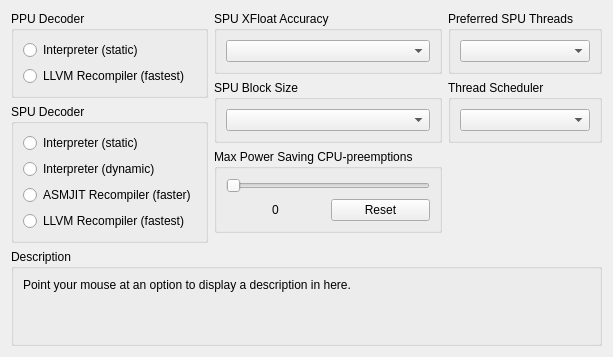
      <widget class="QWidget" name="coreTab">
       <attribute name="title">
        <string>CPU</string>
       </attribute>
       <layout class="QVBoxLayout" name="coreTabLayout" stretch="0,1,0">
        <item>
         <layout class="QHBoxLayout" name="coreTabItemLayout">
          <item>
           <layout class="QVBoxLayout" name="coreTabLeftLayout">
            <item>
             <widget class="QGroupBox" name="gb_ppu">
              <property name="title">
               <string>PPU Decoder</string>
              </property>
              <layout class="QVBoxLayout" name="ppu_layout">
               <item>
                <widget class="QRadioButton" name="ppu__static">
                 <property name="text">
                  <string notr="true">Interpreter (static)</string>
                 </property>
                </widget>
               </item>
               <item>
                <widget class="QRadioButton" name="ppu_llvm">
                 <property name="text">
                  <string notr="true">LLVM Recompiler (fastest)</string>
                 </property>
                </widget>
               </item>
              </layout>
             </widget>
            </item>
            <item>
             <widget class="QGroupBox" name="gb_spu">
              <property name="title">
               <string>SPU Decoder</string>
              </property>
              <layout class="QVBoxLayout" name="spu_layout">
               <item>
                <widget class="QRadioButton" name="spu__static">
                 <property name="text">
                  <string notr="true">Interpreter (static)</string>
                 </property>
                </widget>
               </item>
               <item>
                <widget class="QRadioButton" name="spu_dynamic">
                 <property name="text">
                  <string notr="true">Interpreter (dynamic)</string>
                 </property>
                </widget>
               </item>
               <item>
                <widget class="QRadioButton" name="spu_asmjit">
                 <property name="text">
                  <string notr="true">ASMJIT Recompiler (faster)</string>
                 </property>
                </widget>
               </item>
               <item>
                <widget class="QRadioButton" name="spu_llvm">
                 <property name="text">
                  <string notr="true">LLVM Recompiler (fastest)</string>
                 </property>
                </widget>
               </item>
              </layout>
             </widget>
            </item>
            <item>
             <spacer name="coreTabLeftLayoutSpacer">
              <property name="orientation">
               <enum>Qt::Orientation::Vertical</enum>
              </property>
              <property name="sizeType">
               <enum>QSizePolicy::Policy::MinimumExpanding</enum>
              </property>
              <property name="sizeHint" stdset="0">
               <size>
                <width>0</width>
                <height>0</height>
               </size>
              </property>
             </spacer>
            </item>
           </layout>
          </item>
          <item>
           <layout class="QVBoxLayout" name="coreTabMiddleLayout">
            <item>
             <widget class="QGroupBox" name="gb_xfloat_accuracy">
              <property name="sizePolicy">
               <sizepolicy hsizetype="Preferred" vsizetype="Minimum">
                <horstretch>0</horstretch>
                <verstretch>0</verstretch>
               </sizepolicy>
              </property>
              <property name="title">
               <string>SPU XFloat Accuracy</string>
              </property>
              <layout class="QVBoxLayout" name="gb_xfloat_accuracy_layout">
               <item>
                <widget class="QComboBox" name="xfloatAccuracy"/>
               </item>
              </layout>
             </widget>
            </item>
            <item>
             <widget class="QGroupBox" name="gb_spuBlockSize">
              <property name="sizePolicy">
               <sizepolicy hsizetype="Preferred" vsizetype="Minimum">
                <horstretch>0</horstretch>
                <verstretch>0</verstretch>
               </sizepolicy>
              </property>
              <property name="title">
               <string>SPU Block Size</string>
              </property>
              <layout class="QVBoxLayout" name="gb_spuBlockSize_layout">
               <item>
                <widget class="QComboBox" name="spuBlockSize"/>
               </item>
              </layout>
             </widget>
            </item>
            <item>
             <widget class="QGroupBox" name="gb_max_preempt_count">
              <property name="sizePolicy">
               <sizepolicy hsizetype="Preferred" vsizetype="Minimum">
                <horstretch>0</horstretch>
                <verstretch>0</verstretch>
               </sizepolicy>
              </property>
              <property name="title">
               <string>Max Power Saving CPU-preemptions</string>
              </property>
              <layout class="QVBoxLayout" name="gb_max_preempt_layout">
               <item>
                <widget class="QSlider" name="maxPreemptCount">
                 <property name="sizePolicy">
                  <sizepolicy hsizetype="Preferred" vsizetype="Minimum">
                   <horstretch>0</horstretch>
                   <verstretch>0</verstretch>
                  </sizepolicy>
                 </property>
                 <property name="orientation">
                  <enum>Qt::Orientation::Horizontal</enum>
                 </property>
                </widget>
               </item>
               <item>
                <layout class="QHBoxLayout" name="maxPreemptLayout" stretch="0,0">
                 <item>
                  <widget class="QLabel" name="preemptText">
                   <property name="text">
                    <string>0</string>
                   </property>
                   <property name="alignment">
                    <set>Qt::AlignmentFlag::AlignCenter</set>
                   </property>
                  </widget>
                 </item>
                 <item>
                  <widget class="QPushButton" name="preemptReset">
                   <property name="text">
                    <string>Reset</string>
                   </property>
                  </widget>
                 </item>
                </layout>
               </item>
              </layout>
             </widget>
            </item>
            <item>
             <spacer name="coreTabMiddleLayoutSpacer">
              <property name="orientation">
               <enum>Qt::Orientation::Vertical</enum>
              </property>
              <property name="sizeType">
               <enum>QSizePolicy::Policy::MinimumExpanding</enum>
              </property>
              <property name="sizeHint" stdset="0">
               <size>
                <width>0</width>
                <height>0</height>
               </size>
              </property>
             </spacer>
            </item>
           </layout>
          </item>
          <item>
           <layout class="QVBoxLayout" name="coreTabRightLayout" stretch="0,0,0">
            <item>
             <widget class="QGroupBox" name="gb_spu_threads">
              <property name="sizePolicy">
               <sizepolicy hsizetype="Preferred" vsizetype="Minimum">
                <horstretch>0</horstretch>
                <verstretch>0</verstretch>
               </sizepolicy>
              </property>
              <property name="title">
               <string>Preferred SPU Threads</string>
              </property>
              <layout class="QVBoxLayout" name="gb_spu_threads_layout">
               <item>
                <widget class="QComboBox" name="preferredSPUThreads"/>
               </item>
              </layout>
             </widget>
            </item>
            <item>
             <widget class="QGroupBox" name="gb_threadsched">
              <property name="sizePolicy">
               <sizepolicy hsizetype="Preferred" vsizetype="Minimum">
                <horstretch>0</horstretch>
                <verstretch>0</verstretch>
               </sizepolicy>
              </property>
              <property name="title">
               <string>Thread Scheduler</string>
              </property>
              <layout class="QVBoxLayout" name="gb_threadsched_layout">
               <item>
                <widget class="QComboBox" name="threadsched"/>
               </item>
              </layout>
             </widget>
            </item>
            <item>
             <spacer name="coreTabRightLayoutSpacer">
              <property name="orientation">
               <enum>Qt::Orientation::Vertical</enum>
              </property>
              <property name="sizeType">
               <enum>QSizePolicy::Policy::MinimumExpanding</enum>
              </property>
              <property name="sizeHint" stdset="0">
               <size>
                <width>0</width>
                <height>0</height>
               </size>
              </property>
             </spacer>
            </item>
           </layout>
          </item>
         </layout>
        </item>
        <item>
         <spacer name="coreTabSpacer">
          <property name="orientation">
           <enum>Qt::Orientation::Vertical</enum>
          </property>
          <property name="sizeType">
           <enum>QSizePolicy::Policy::MinimumExpanding</enum>
          </property>
          <property name="sizeHint" stdset="0">
           <size>
            <width>0</width>
            <height>0</height>
           </size>
          </property>
         </spacer>
        </item>
        <item>
         <widget class="QGroupBox" name="gb_description_cpu">
          <property name="title">
           <string>Description</string>
          </property>
          <layout class="QVBoxLayout" name="gb_description_cpu_layout">
           <item>
            <widget class="QLabel" name="description_cpu">
             <property name="text">
              <string>Point your mouse at an option to display a description in here.


</string>
             </property>
             <property name="textFormat">
              <enum>Qt::TextFormat::PlainText</enum>
             </property>
             <property name="alignment">
              <set>Qt::AlignmentFlag::AlignLeading|Qt::AlignmentFlag::AlignLeft|Qt::AlignmentFlag::AlignTop</set>
             </property>
             <property name="wordWrap">
              <bool>true</bool>
             </property>
            </widget>
           </item>
          </layout>
         </widget>
        </item>
       </layout>
      </widget>
